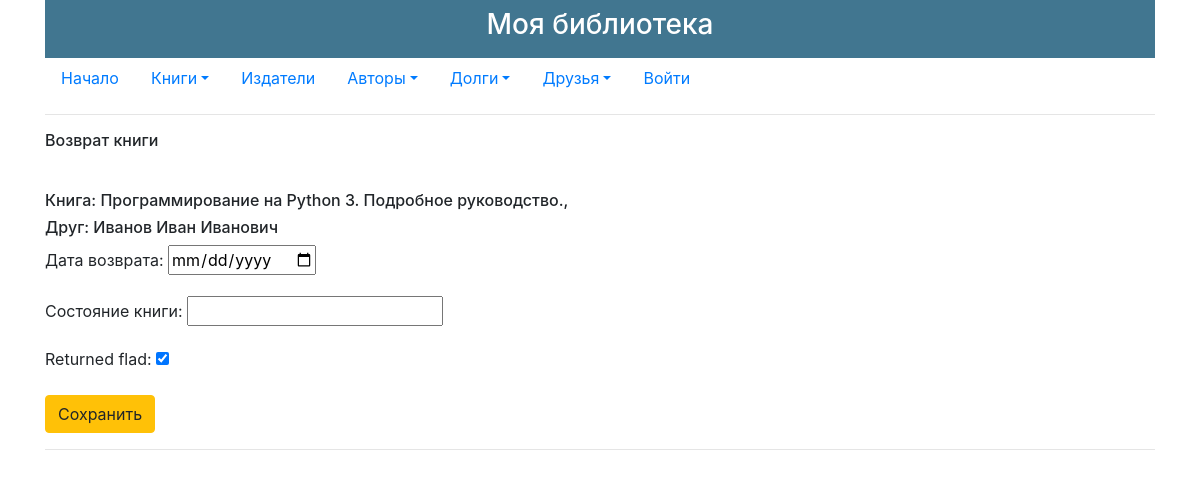
/borrow/return/1, run on the app's committed database.
### p_library/models.py (models this page shows, shortened)
class BorrowBook(models.Model):
    PERFECT = '00%'
    USED = '10%'
    DAMAGED = '50%'
    BOOK_STATE = [
        (PERFECT, "Идеальное состояние"),
        (USED, 'Заметные следы'),
        (DAMAGED, 'Значительное повреждение')
    ]
    book = models.ForeignKey(Book, on_delete=models.CASCADE, related_name='borrowed_book')
    friend = models.ForeignKey(Friend, on_delete=models.CASCADE, related_name='borrowed_friend')
    borrow_date = models.DateField() #заполняется при выдаче
    return_date = models.DateField(blank=True, null=True) #заполняется при сдаче
    state_before = models.TextField()
    state_after = models.TextField(blank=True)
    returned_flag = models.BooleanField(default=False)
    penalties = models.CharField(max_length=3, choices=BOOK_STATE, default=PERFECT)

class Book(models.Model):
    ISBN = models.CharField(max_length=13)
    title = models.TextField()
    description = models.TextField()
    year_release = models.SmallIntegerField()
    copy_count = models.SmallIntegerField(default=1)
    price = models.DecimalField(default=1, decimal_places=2, max_digits=10)
    author = models.ForeignKey(Author, on_delete = models.CASCADE)
    publisher = models.ForeignKey(Publisher, on_delete = models.CASCADE, related_name='books')
    friend = models.ManyToManyField(Friend,through='BorrowBook',related_name='borrows', blank=True)

class Friend(models.Model):
    full_name = models.TextField()
    phone = models.CharField(max_length=13)
    rating = models.SmallIntegerField(default=0)

### p_library/views.py (the view)
# urls.py: path('borrow/return/<int:pk>',views.borrow_book_return, name='borrow_book_return'),
def borrow_book_return(request,pk):
    borrow = get_object_or_404(BorrowBook, pk = pk)
    if request.method == 'POST':
        form = BorrowBookFormReturn(request.POST)
        if form.is_valid():
            borrow.return_date = form.cleaned_data['return_date']
            borrow.state_after = form.cleaned_data['state_after']
            borrow.returned_flag = True
            borrow.save()
            return HttpResponseRedirect(reverse_lazy('borrow_book_back'))
    else:
        form = BorrowBookFormReturn()
    return render(request, 'borrow_return.html', {'form':form, 'borrow':borrow})

### p_library/forms.py
class BorrowBookFormReturn(forms.Form):
    return_date = forms.DateField(required=True, label="Дата возврата", widget=forms.DateInput(format='%m/%d/%Y',attrs={'type':'date','placeholder':'yyyy-mm-dd' }))
    state_after = forms.CharField(required=True, label="Состояние книги")
    returned_flad = forms.BooleanField(initial=True, required=True)
    class Meta:
        pass

### p_library/templates/borrow_return.html (shortened to what this page needs)
{% extends 'base.html' %}
{% block content %}
<p class="h6">Возврат книги</p>
<p class="h6">Книга: {{ borrow.book.title }},</p>
<p class="h6">Друг: {{ borrow.friend.full_name }}</p>
<form method="POST">
    {{ form.as_p }}
    <input type="submit" class="btn btn-warning" value="Сохранить">
</form>
{% endblock %}

### data on the page
BorrowBook: book "Программирование на Python 3. Подробное руководство.", friend.full_name "Иванов Иван Иванович"
